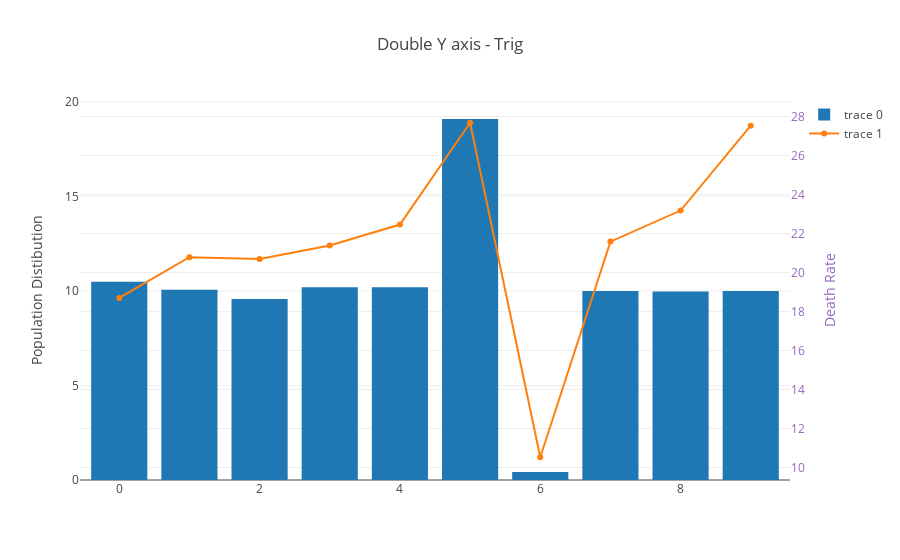
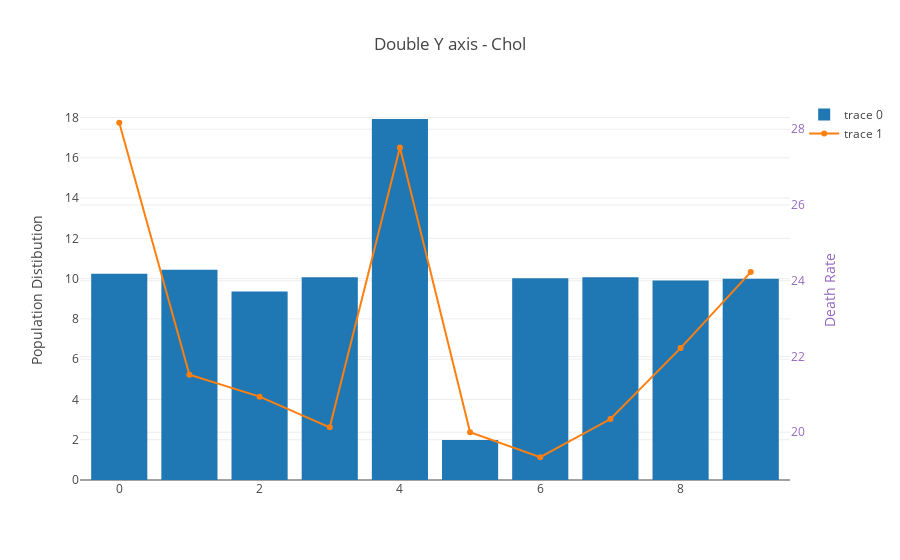
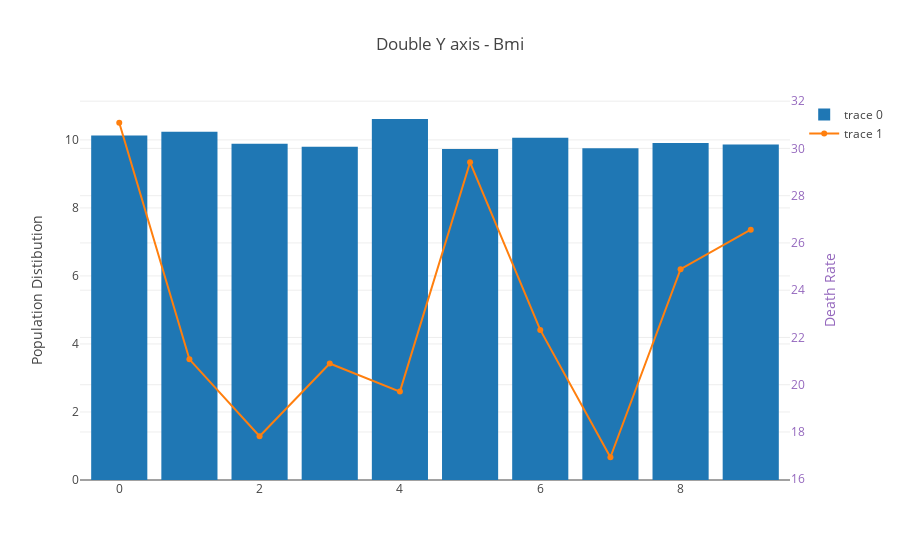
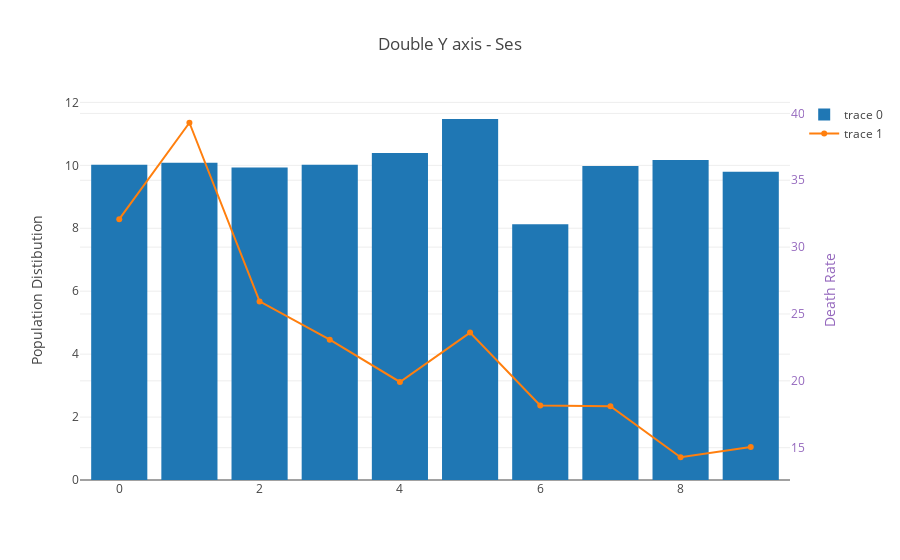

Notebook cell for these charts, in order:
### Markdown cell above
Plot death rates using numeric columns

### Code cell
plt_event_rate(er_data)

### Figure 1 — Plotly figure (JSON) as saved in the notebook; plotly's stock layout.template omitted (floating-point values rounded to 4 significant figures)
{"data": [{"type": "bar", "uid": "8fe81a37-07df-44b3-8a17-612a6fa5ca90", "x": [0, 1, 2, 3, 4, 5, 6, 7, 8, 9], "y": [10.48, 10.06, 9.579, 10.2, 10.2, 19.09, 0.4184, 9.998, 9.976, 9.998]}, {"type": "scatter", "uid": "ef286575-183b-4523-bff0-2c8a8b57c6b5", "x": [0, 1, 2, 3, 4, 5, 6, 7, 8, 9], "y": [18.7, 20.79, 20.69, 21.38, 22.46, 27.68, 10.53, 21.59, 23.18, 27.53], "yaxis": "y2"}], "layout": {"title": {"text": "Double Y axis - Trig"}, "yaxis": {"title": {"text": "Population Distibution"}}, "yaxis2": {"overlaying": "y", "side": "right", "tickfont": {"color": "rgb(148, 103, 189)"}, "title": {"font": {"color": "rgb(148, 103, 189)"}, "text": "Death Rate"}}}}

### Figure 2 — Plotly figure (JSON) as saved in the notebook; plotly's stock layout.template omitted (floating-point values rounded to 4 significant figures)
{"data": [{"type": "bar", "uid": "d1f3481d-570a-4fd8-ab64-e694bd397d9e", "x": [0, 1, 2, 3, 4, 5, 6, 7, 8, 9], "y": [10.24, 10.44, 9.359, 10.06, 17.93, 1.982, 10.02, 10.06, 9.91, 9.998]}, {"type": "scatter", "uid": "7cc28cba-d8c2-4b22-bfd1-3b7221202870", "x": [0, 1, 2, 3, 4, 5, 6, 7, 8, 9], "y": [28.17, 21.52, 20.94, 20.13, 27.52, 20, 19.34, 20.35, 22.22, 24.23], "yaxis": "y2"}], "layout": {"title": {"text": "Double Y axis - Chol"}, "yaxis": {"title": {"text": "Population Distibution"}}, "yaxis2": {"overlaying": "y", "side": "right", "tickfont": {"color": "rgb(148, 103, 189)"}, "title": {"font": {"color": "rgb(148, 103, 189)"}, "text": "Death Rate"}}}}

### Figure 3 — Plotly figure (JSON) as saved in the notebook; plotly's stock layout.template omitted (floating-point values rounded to 4 significant figures)
{"data": [{"type": "bar", "uid": "e3fb1dd7-a1d5-41de-a8fd-5bcc7a551e34", "x": [0, 1, 2, 3, 4, 5, 6, 7, 8, 9], "y": [10.13, 10.24, 9.888, 9.8, 10.61, 9.734, 10.06, 9.756, 9.91, 9.866]}, {"type": "scatter", "uid": "11765144-e813-4289-9eab-0eae201d51f1", "x": [0, 1, 2, 3, 4, 5, 6, 7, 8, 9], "y": [31.09, 21.08, 17.82, 20.9, 19.71, 29.41, 22.32, 16.93, 24.89, 26.56], "yaxis": "y2"}], "layout": {"title": {"text": "Double Y axis - Bmi"}, "yaxis": {"title": {"text": "Population Distibution"}}, "yaxis2": {"overlaying": "y", "side": "right", "tickfont": {"color": "rgb(148, 103, 189)"}, "title": {"font": {"color": "rgb(148, 103, 189)"}, "text": "Death Rate"}}}}

### Figure 4 — Plotly figure (JSON) as saved in the notebook; plotly's stock layout.template omitted (floating-point values rounded to 4 significant figures)
{"data": [{"type": "bar", "uid": "c604a79c-9453-4f08-bd14-ca15f897fa0e", "x": [0, 1, 2, 3, 4, 5, 6, 7, 8, 9], "y": [10.02, 10.09, 9.932, 10.02, 10.39, 11.47, 8.126, 9.976, 10.17, 9.8]}, {"type": "scatter", "uid": "4b3bfe84-7a81-44a2-9c47-0b82abf9f859", "x": [0, 1, 2, 3, 4, 5, 6, 7, 8, 9], "y": [32.09, 39.3, 25.94, 23.08, 19.92, 23.61, 18.16, 18.1, 14.29, 15.06], "yaxis": "y2"}], "layout": {"title": {"text": "Double Y axis - Ses"}, "yaxis": {"title": {"text": "Population Distibution"}}, "yaxis2": {"overlaying": "y", "side": "right", "tickfont": {"color": "rgb(148, 103, 189)"}, "title": {"font": {"color": "rgb(148, 103, 189)"}, "text": "Death Rate"}}}}
